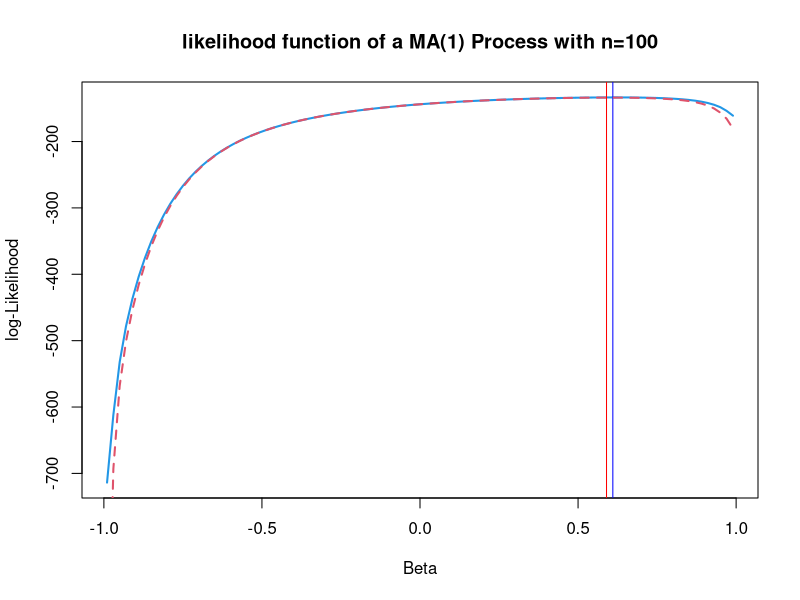

Source code (R):
# clear variables and close windows
rm(list = ls(all = TRUE))
graphics.off()

# parameter settings
n    = 100
beta = 0.5

#generate time-series data set
set.seed(123)
x = arima.sim(n = n, list(ma = beta), innov = rnorm(n))
x = matrix(x)

#generate candidates for estimated beta, -1<beta<1
betahat = seq(from = -0.99, to = 0.99, by = 0.02)
k= 100
li = c(1:k)
cli = c(1:k)
e = c(1:n)
e[1] = x[1]

# likelihood function, assuming standard normal distributed errors
for (i in 1:k){
  b = betahat[i]
  gamma0 = diag(1+b^2, n, n)
  gamma1 = diag(b, n-1, n-1)
  gamma1 = cbind(0, gamma1)
  gamma1 = rbind(gamma1, 0)
  tgamma1 = t(gamma1)
  gamma = gamma0 + gamma1 + tgamma1
  betacoef = (-b) ^ (1:(n-1))
  #unconditional maximal likelihood function
  li[i] = -n/2 * log(2*pi) - 1/2 * log(det(gamma)) - 1/2 * t(x) %*% solve(gamma) %*% x
  #error terms
  for (j in 2:n){
    e[j] = x[j] + sum(betacoef[1:(j-1)] * x[(j-1):1, 1])
  }
  #conditional maximal likelihood function
  cli[i] = -n/2 * log(2*pi) - 1/2 * log(det(gamma)) - 1/2 * sum(e^2)
}

#plot the likelihood functions
output = cbind(betahat, li, cli) 
plot(output[,c(1,2)], col = 4, xlab = "Beta", ylab = "log-Likelihood",type = "l", lwd = 2, 
     main = paste("likelihood function of a MA(1) Process with n=", n, sep = ""))
abline(v = output[which.max(li),1], col = "blue")
points(output[, c(1,3)], type = "l", col = 2, lty = 2, lwd = 2)
abline(v = output[which.max(cli),1], col = "red")
